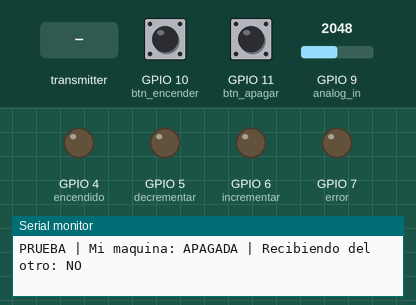
Recording of a sketch running on a simulated ESP32-S3. On the bench: output pins drawn as LEDs (lit = HIGH), the last lines printed to the serial monitor. The inputs (shaded band) are chosen by the test bench; at power-on: GPIO 10 (btn_encender) HIGH, GPIO 9 (analog_in) = 2048, GPIO 11 (btn_apagar) HIGH (analog values on the 0–4095 scale).

Above: at 1.2 s.
1.3 s: the transmitter starts sending timestamp = 0
At 2.6 s:
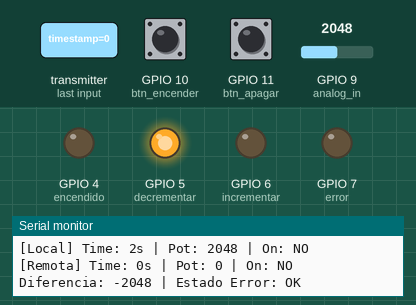
2.9 s: the transmitter starts sending maquinaActiva = 1
At 4.1 s:
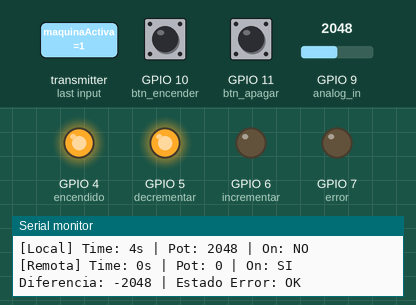
4.4 s: GPIO 10 (btn_encender) pulled LOW for 0.15 s
7.5 s: GPIO 9 (analog_in) set to 220
At 8.1 s:
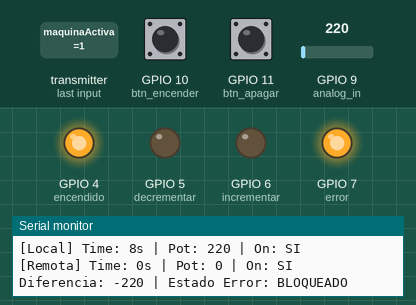
9.0 s: GPIO 9 (analog_in) set to 180
10.5 s: the transmitter starts sending maquinaActiva = 0
At 11.8 s:
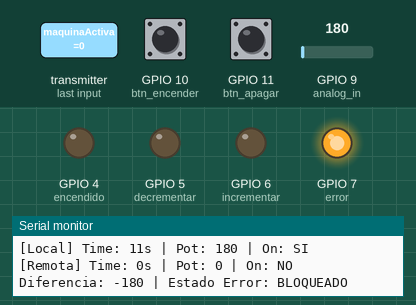
Timing chart, 0 to 13.1 s (numbered marks = the images above; inputs shaded):
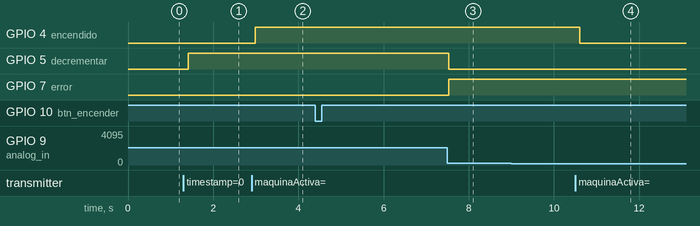

The sketch:

programa.ino
```cpp
#include <WiFi.h>
#include <esp_now.h>

// LEDs
const int encendido   = 4;
const int decrementar = 5;
const int incrementar = 6;
const int error       = 7;

// Botones
const int btn_encender = 10;
const int btn_apagar   = 11;
const int analog_in    = 9;

// Parametros
const int MARGEN_P = 200;
const unsigned long TIEMPO_N = 3000;

// MAC de la placa A (02:4a:7c:b1:93:e5)
// uint8_t macRemota[] = {0x02, 0x4A, 0x7C, 0xB1, 0x93, 0xE5};

// MAC de la placa B (7c:4f:ad:ba:ca:dc)
uint8_t macRemota[] = {0x7C, 0x4F, 0xAD, 0xBA, 0xCA, 0xDC};

struct datos_maquina {
  uint32_t timestamp;
  uint16_t potencia;
  bool maquinaActiva;
};

struct datos_maquina datosLocales;
struct datos_maquina datosRemotos;

esp_now_peer_info_t peerInfo;
unsigned long inicioDesincronizacion = 0;
bool sistemaBloqueadoPorError = false;
bool nuevaInformacionRecibida = false;
bool estadoMaquina = false;  // arranca apagada

void OnDataSent(const wifi_tx_info_t *info, esp_now_send_status_t status) {
}

void OnDataRecv(const esp_now_recv_info *info, const uint8_t *incomingData, int len) {
  memcpy(&datosRemotos, incomingData, sizeof(datosRemotos));
  nuevaInformacionRecibida = true;
}

void leerBotones() {
  if (digitalRead(btn_apagar) == LOW)        estadoMaquina = false;
  else if (digitalRead(btn_encender) == LOW) estadoMaquina = true;
}

void setup() {
  Serial.begin(115200);

  pinMode(encendido, OUTPUT);
  pinMode(decrementar, OUTPUT);
  pinMode(incrementar, OUTPUT);
  pinMode(error, OUTPUT);

  pinMode(btn_encender, INPUT_PULLUP);
  pinMode(btn_apagar, INPUT_PULLUP);
  analogReadResolution(12);

  WiFi.mode(WIFI_STA);

  if (esp_now_init() != ESP_OK) {
    Serial.println("Error al inicializar ESP-NOW");
    return;
  }

  esp_now_register_send_cb(OnDataSent);
  esp_now_register_recv_cb(OnDataRecv);

  memcpy(peerInfo.peer_addr, macRemota, 6);
  peerInfo.channel = 0;
  peerInfo.encrypt = false;

  if (esp_now_add_peer(&peerInfo) != ESP_OK) {
    Serial.println("Error al agregar el dispositivo contrario");
    return;
  }

  digitalWrite(encendido, LOW);
  digitalWrite(decrementar, LOW);
  digitalWrite(incrementar, LOW);
  digitalWrite(error, LOW);
}

void loop() {
  datosLocales.timestamp     = millis() / 1000;
  datosLocales.potencia      = analogRead(analog_in);
  datosLocales.maquinaActiva = estadoMaquina;

  esp_now_send(macRemota, (uint8_t *)&datosLocales, sizeof(datosLocales));

  if (nuevaInformacionRecibida) {

    digitalWrite(encendido, datosRemotos.maquinaActiva);
    int diferencia = (int)datosRemotos.potencia - (int)datosLocales.potencia;

    if (abs(diferencia) > MARGEN_P && datosLocales.maquinaActiva && datosRemotos.maquinaActiva) {
      if (inicioDesincronizacion == 0) {
        inicioDesincronizacion = millis();
      } else if (millis() - inicioDesincronizacion >= TIEMPO_N) {
        sistemaBloqueadoPorError = true;
      }
    } else {
      inicioDesincronizacion = 0;
    }

    if (sistemaBloqueadoPorError) {
      digitalWrite(error, HIGH);
      digitalWrite(decrementar, LOW);
      digitalWrite(incrementar, LOW);
    } else {
      digitalWrite(error, LOW);

      if (diferencia > MARGEN_P) {
        digitalWrite(incrementar, HIGH);
        digitalWrite(decrementar, LOW);
      }
      else if (diferencia < -MARGEN_P) {
        digitalWrite(incrementar, LOW);
        digitalWrite(decrementar, HIGH);
      }
      else {
        digitalWrite(incrementar, LOW);
        digitalWrite(decrementar, LOW);
      }
    }

    Serial.printf("[Local] Time: %us | Pot: %d | On: %s\n",
                  datosLocales.timestamp, datosLocales.potencia, datosLocales.maquinaActiva ? "SI" : "NO");
    Serial.printf("[Remota] Time: %us | Pot: %d | On: %s\n",
                  datosRemotos.timestamp, datosRemotos.potencia, datosRemotos.maquinaActiva ? "SI" : "NO");
    Serial.printf("Diferencia: %d | Estado Error: %s\n\n",
                  diferencia, sistemaBloqueadoPorError ? "BLOQUEADO" : "OK");
  }

  // Mensaje cada segundo, para saber si llegan datos aunque no pase nada
  static unsigned long t = 0;
  if (millis() - t > 1000) {
    t = millis();
    Serial.printf("PRUEBA | Mi maquina: %s | Recibiendo del otro: %s\n",
                  estadoMaquina ? "ENCENDIDA" : "APAGADA",
                  nuevaInformacionRecibida ? "SI" : "NO");
  }

  // Espera 100 ms, pero revisando los botones cada 5 ms
  for (int i = 0; i < 20; i++) {
    leerBotones();
    delay(5);
  }
}
```

Measured:
- after the input at 1.3 s, GPIO 5 (decrementar): LOW → HIGH after 0.11 s
- after the input at 2.9 s, GPIO 4 (encendido): LOW → HIGH after 0.09 s
- after the input at 10.5 s, GPIO 4 (encendido): HIGH → LOW after 0.10 s
